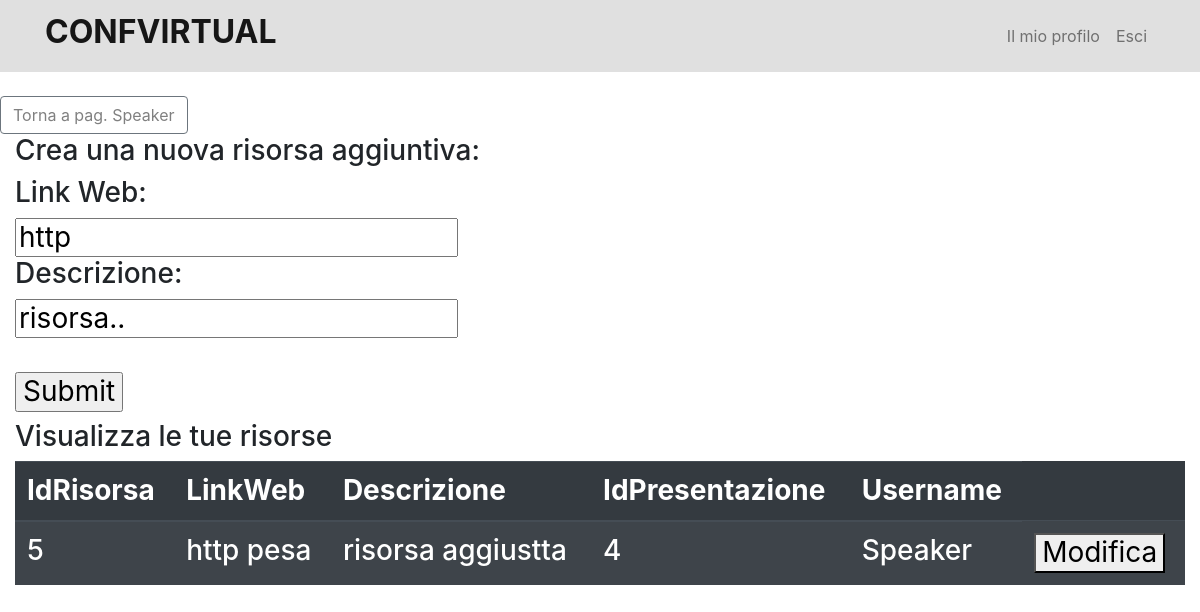
Before: /Actions/paginaRisorsa.php (signed in) with the older database file.
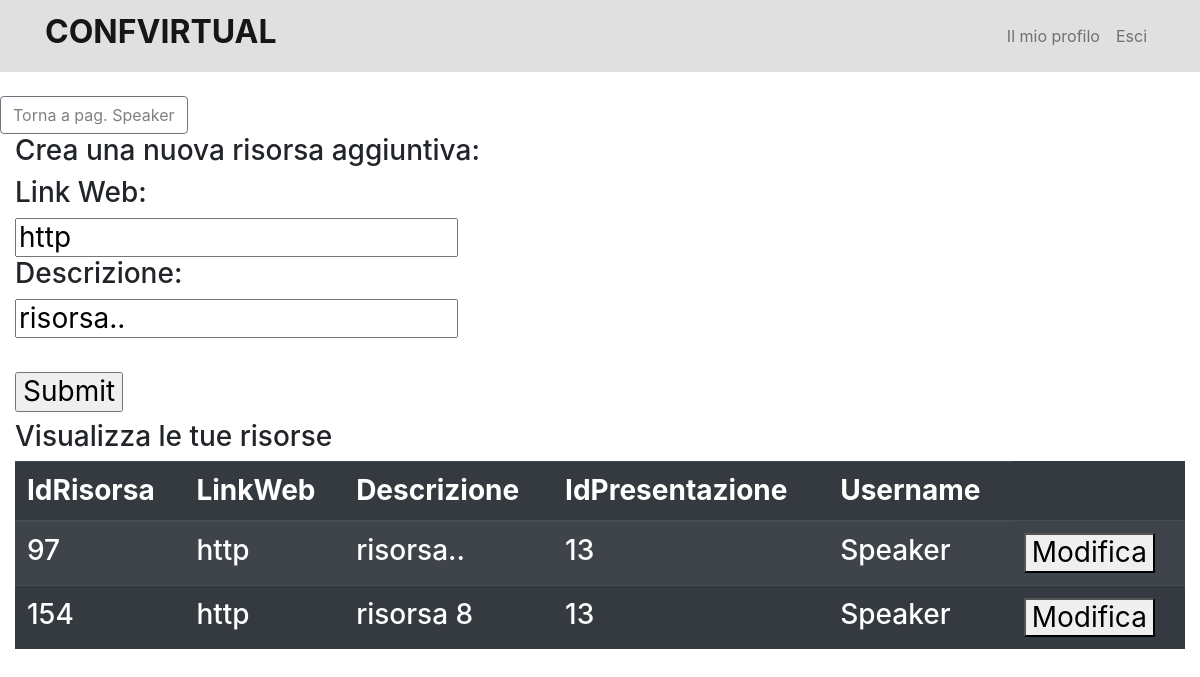
After: the same page with the newer database file.
### tables this page shows
CREATE TABLE `risorsaaggiuntiva` (
  `IdRisorsa` int(11) NOT NULL,
  `LinkWeb` varchar(45) NOT NULL,
  `Descrizione` varchar(45) NOT NULL,
  `IdPresentazione` int(11) NOT NULL,
  `Username` varchar(45) DEFAULT NULL
);

### Actions/paginaRisorsa.php (the view, shortened to what this page needs)
<?php require('../Components/head.php'); ?>
<?php require('../Components/navbar.php'); ?>
<?php require('../Actions/connessioneDB.php'); ?>
<br>
<td><button class="btn btn-outline-secondary" type="submit"><a href="./paginaSpeaker.php" style="color:grey;"> Torna a pag. Speaker</a> </button></form> </td>
<section>
  <div class="col-12">
        <h3> Crea una nuova risorsa aggiuntiva: <h3>
            <form method="POST" action="./inserisciRisorsa.php">
                <label for="LinkWeb">Link Web:</label><br>
                <input type="text" id="LinkWeb" name="LinkWeb" value="http"><br>
                <label for="Descrizione">Descrizione:</label><br>
                <input type="text" id="Descrizione" name="Descrizione" value="risorsa.."><br><br>
                <input type="submit" value="Submit">
            </form>
            <h3> Visualizza le tue risorse  <h3>
<?php
        $result = mysqli_query($db, 'SELECT * FROM risorsaaggiuntiva WHERE Username = "'.$_SESSION["utente"].'"');
        if(mysqli_num_rows($result) > 0) {
        echo "<table class='table table-dark table-striped'>";
        echo "<thead> <tr>";
        $field = $result->fetch_fields();
        $fields = array();
        $j = 0;
        foreach ($field as $col) {
            echo "<th>" . $col->name . "</th>";
            array_push($fields, array(++$j, $col->name));
        }
        echo "</tr>";
        echo "</thead>";
        echo "<tbody>";
        while ($row = $result->fetch_array()) {
            echo "<tr>";
            for ($i = 0; $i < sizeof($fields); $i++) {
                $fieldname = $fields[$i][1];
                $filedvalue = $row[$fieldname];
                echo "<td>" . $filedvalue . "</td>";
            }
    ?>
            <td><form action="./paginaModificaRisorsa.php" method="POST"><button type="submit"> Modifica </button></form> </td>
    <?php
                echo "</tr>";
            }
            echo "</tbody>";
            echo "</table>";
        } else {
            echo '<center> <h4> Non ci sono risultati </h4> </center>';
        }
    ?>
  </div>
</section>

### Components/head.php (shortened to what this page needs)
<!DOCTYPE html>
<html lang="en">
<head>
<link rel="stylesheet" href="\Progetto_Basi\confvirtual\css\style.css">
<link rel="stylesheet" href="https://cdn.jsdelivr.net/npm/bootstrap@4.3.1/dist/css/bootstrap.min.css">
</head>
<body>

### Components/navbar.php (shortened to what this page needs)
<nav class="navbar navbar-expand-lg navbar-light col-lg-12" style="background-color: #E0E0E0;">
  <div class="container">
    <a class="navbar-brand" href="/Progetto_Basi/confvirtual/Home.php">
      <h2> <b> CONFVIRTUAL </b> </h2>
    </a>
    <div class="collapse navbar-collapse justify-content-end" id="navbarNav">
        <ul class="navbar-nav">
    <?php
    if (isset($_SESSION['utente'])) {
    ?>
    <?php
        if($_SESSION["tipo"] == 'Amministratore'){
            echo '<li class="nav-item">
                 <a class="nav-link" href="/Progetto_Basi/confvirtual/Admin.php"> Il mio profilo </a>
                </li>
                <li class="nav-item">
                 <a class="nav-link" href="/Progetto_Basi/confvirtual/Actions/Authentication/LogOut.php"> Esci </a>
                 </li>';
        }
        else if($_SESSION["tipo"]  == 'Speaker'){
          echo '<li class="nav-item">
              <a class="nav-link" href="/Progetto_Basi/confvirtual/Actions/paginaSpeaker.php"> Il mio profilo </a>
               </li>
               <li class="nav-item">
               <a class="nav-link" href="/Progetto_Basi/confvirtual/Actions/Authentication/LogOut.php"> Esci </a>
               </li>';
        }
        ?>
    <?php
    }
    ?>
      </ul>
    </div>
  </div>
</nav>

### css/style.css (style rules this page uses)
div.container { display: inline-block; }

Changed rows visible on the page:
removed risorsaaggiuntiva: IdRisorsa "5", LinkWeb "http pesa", Descrizione "risorsa aggiustta", IdPresentazione "4", Username "Speaker"
added risorsaaggiuntiva: IdRisorsa "97", LinkWeb "http", Descrizione "risorsa..", IdPresentazione "13", Username "Speaker"
added risorsaaggiuntiva: IdRisorsa "154", LinkWeb "http", Descrizione "risorsa 8", IdPresentazione "13", Username "Speaker"
